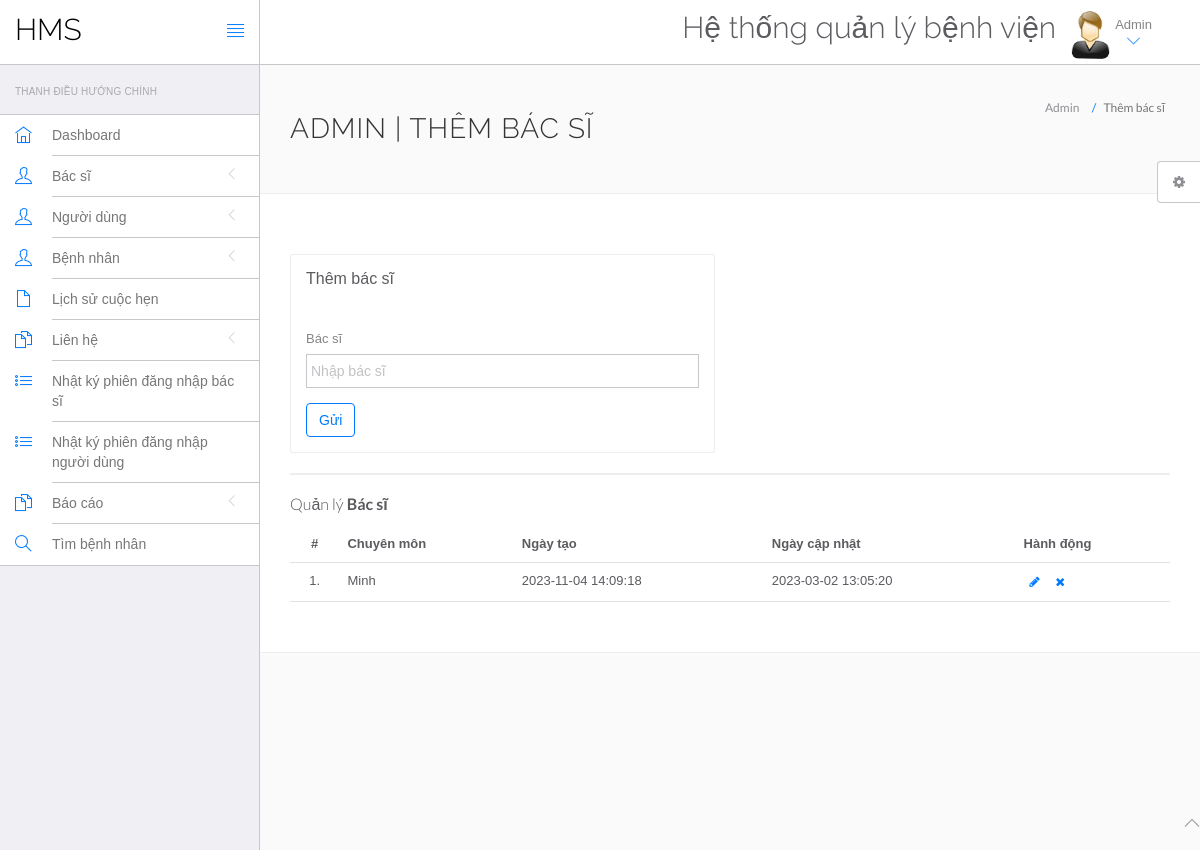
Page /hms/admin/doctor-specilization.php (signed in) on the committed database.
### tables this page shows
CREATE TABLE `doctorspecilization` (
  `id` int(11) NOT NULL,
  `specilization` varchar(255) DEFAULT NULL,
  `creationDate` timestamp NULL DEFAULT CURRENT_TIMESTAMP,
  `updationDate` timestamp NULL DEFAULT NULL ON UPDATE CURRENT_TIMESTAMP
);

### hms/admin/doctor-specilization.php (the view, shortened to what this page needs)
<?php
include('include/config.php');
?>
<!DOCTYPE html>
<html lang="en">
	<head>
		<link rel="stylesheet" href="vendor/bootstrap/css/bootstrap.min.css">
		<link rel="stylesheet" href="vendor/fontawesome/css/font-awesome.min.css">
		<link rel="stylesheet" href="vendor/themify-icons/themify-icons.min.css">
		<link href="vendor/animate.css/animate.min.css" rel="stylesheet" media="screen">
		<link href="vendor/perfect-scrollbar/perfect-scrollbar.min.css" rel="stylesheet" media="screen">
		<link href="vendor/switchery/switchery.min.css" rel="stylesheet" media="screen">
		<link href="vendor/bootstrap-touchspin/jquery.bootstrap-touchspin.min.css" rel="stylesheet" media="screen">
		<link href="vendor/select2/select2.min.css" rel="stylesheet" media="screen">
		<link href="vendor/bootstrap-datepicker/bootstrap-datepicker3.standalone.min.css" rel="stylesheet" media="screen">
		<link href="vendor/bootstrap-timepicker/bootstrap-timepicker.min.css" rel="stylesheet" media="screen">
		<link rel="stylesheet" href="assets/css/styles.css">
		<link rel="stylesheet" href="assets/css/plugins.css">
		<link rel="stylesheet" href="assets/css/themes/theme-1.css" id="skin_color" />
	</head>
	<body>
		<div id="app">
<?php include('include/sidebar.php');?>
			<div class="app-content">
						<?php include('include/header.php');?>
				<div class="main-content" >
					<div class="wrap-content container" id="container">
						<section id="page-title">
							<div class="row">
								<div class="col-sm-8">
									<h1 class="mainTitle">Admin | Thêm bác sĩ</h1>
																	</div>
								<ol class="breadcrumb">
									<li>
										<span>Admin</span>
									</li>
									<li class="active">
										<span>Thêm bác sĩ</span>
									</li>
								</ol>
							</div>
						</section>
						<div class="container-fluid container-fullw bg-white">
							<div class="row">
								<div class="col-md-12">
									<div class="row margin-top-30">
										<div class="col-lg-6 col-md-12">
											<div class="panel panel-white">
												<div class="panel-heading">
													<h5 class="panel-title">Thêm bác sĩ</h5>
												</div>
												<div class="panel-body">
													<form role="form" name="dcotorspcl" method="post" >
														<div class="form-group">
															<label for="exampleInputEmail1">
																Bác sĩ
															</label>
							<input type="text" name="doctorspecilization" class="form-control"  placeholder="Nhập bác sĩ">
														</div>
														<button type="submit" name="submit" class="btn btn-o btn-primary">
															Gửi
														</button>
													</form>
												</div>
											</div>
										</div>
											</div>
										</div>
									<div class="col-lg-12 col-md-12">
											<div class="panel panel-white">
											</div>
										</div>
									</div>
									<div class="row">
								<div class="col-md-12">
									<h5 class="over-title margin-bottom-15">Quản lý <span class="text-bold">Bác sĩ</span></h5>
									<table class="table table-hover" id="sample-table-1">
										<thead>
											<tr>
												<th class="center">#</th>
												<th>Chuyên môn</th>
												<th class="hidden-xs">Ngày tạo</th>
												<th>Ngày cập nhật</th>
												<th>Hành động</th>
											</tr>
										</thead>
										<tbody>
										<?php
										$sql=mysqli_query($con,"select * from doctorSpecilization");
										$cnt=1;
										while($row=mysqli_fetch_array($sql))
										{
										?>
											<tr>
												<td class="center"><?php echo $cnt;?>.</td>
												<td class="hidden-xs"><?php echo $row['specilization'];?></td>
												<td><?php echo $row['creationDate'];?></td>
												<td><?php echo $row['updationDate'];?>
												</td>
												<td >
												<div class="visible-md visible-lg hidden-sm hidden-xs">
							<a href="edit-doctor-specialization.php?id=<?php echo $row['id'];?>" class="btn btn-transparent btn-xs" tooltip-placement="top" tooltip="Edit"><i class="fa fa-pencil"></i></a>
	<a href="doctor-specilization.php?id=<?php echo $row['id']?>&del=delete" onClick="return confirm('Bạn có chắc muốn xóa?')"class="btn btn-transparent btn-xs tooltips" tooltip-placement="top" tooltip="Remove"><i class="fa fa-times fa fa-white"></i></a>
												</div>
												</td>
											</tr>
											<?php
$cnt=$cnt+1;
											 }?>
										</tbody>
									</table>
								</div>
							</div>
								</div>
							</div>
						</div>
					</div>
				</div>
	<?php include('include/footer.php');?>
	<?php include('include/setting.php');?>
	</body>
</html>

### hms/admin/assets/css/themes/theme-1.css (style rules this page uses)
body { background: #FAFAFA; }

### rows in the picture
doctorspecilization: specilization "Minh", creationDate "2023-11-04 14:09:18", updationDate "2023-03-02 13:05:20"
